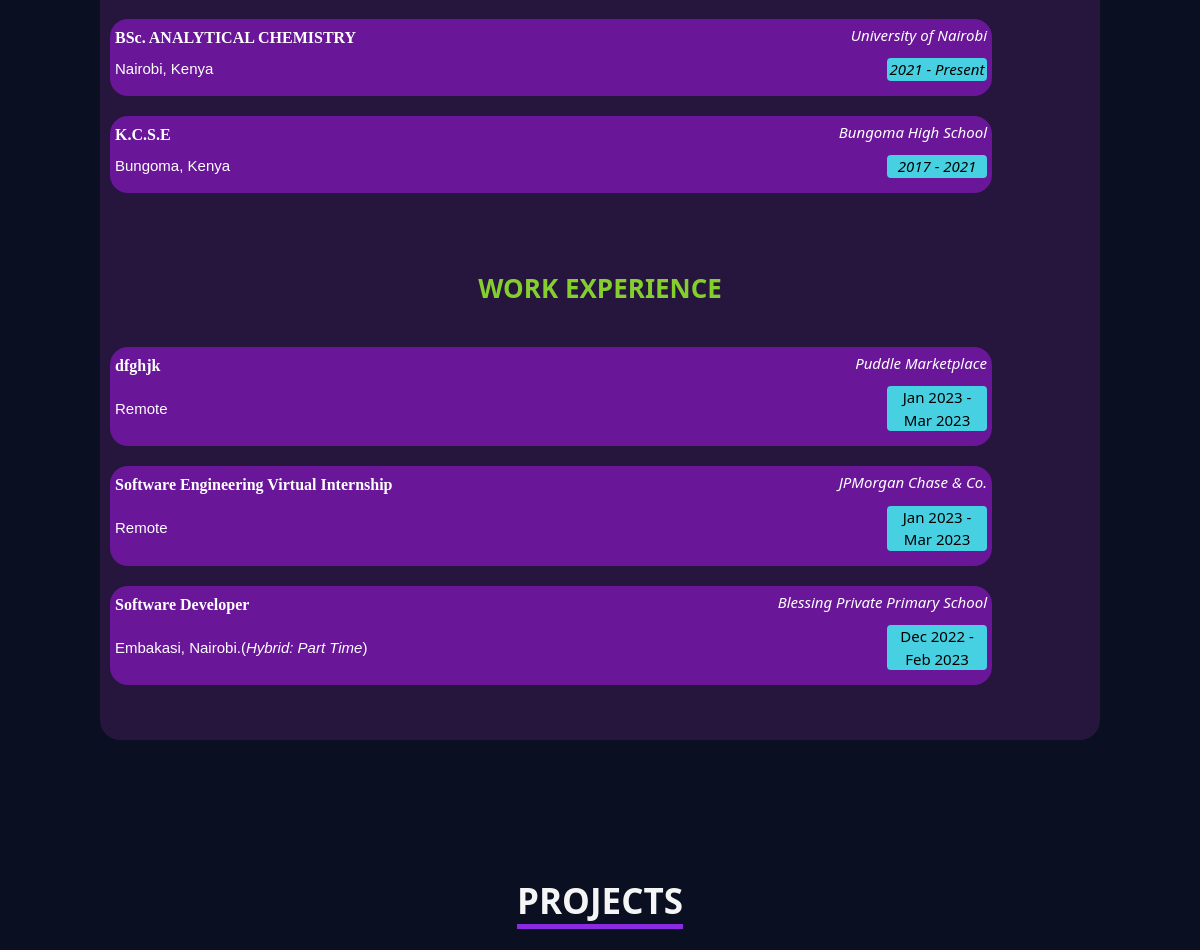
The app's page / (middle part), older data.
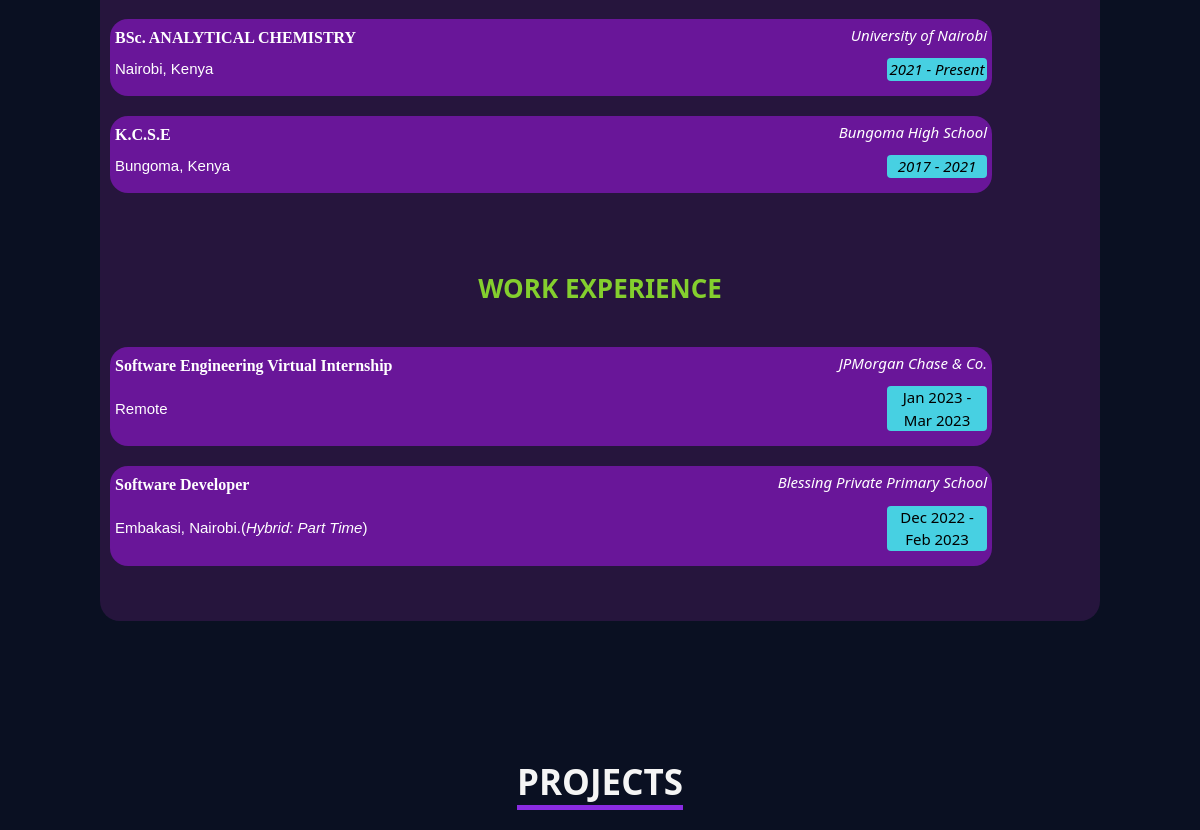
The same page, newer data.
### core/models.py (models this page shows, shortened)
class Education(models.Model):
    major_name = models.CharField(max_length=255)
    school_name = models.CharField(max_length=255)
    school_location = models.CharField(max_length=255)
    time_period = models.CharField(max_length=255)
    education_description = models.TextField(null=True, blank=True)
    created_at = models.DateTimeField(auto_now_add=True, null=True)
    class Meta:
        verbose_name_plural = "RESUME SECTION: Education"
        ordering = ["-created_at"]

class Experience(models.Model):
    work_name = models.CharField(max_length=255)
    work_mode = models.CharField(max_length=255)
    company_name = models.CharField(max_length=255)
    company_location = models.CharField(max_length=255, null=True, blank=True)
    work_description = models.TextField(null=   True, blank=True)
    period = models.CharField(max_length=255)
    created_at = models.DateTimeField(auto_now_add=True, null=True)
    class Meta:
        verbose_name_plural = "RESUME SECTION: Work Experience"
        ordering = ["-created_at"]

### core/views.py (the view)
# urls.py: path('', index, name='index'),
def index(request):
    name = Home.objects.get()
    official_image = Home.objects.get()
    unofficial_image = About.objects.get()
    skills = Skill.objects.all()
    skillcategories = SkillCategory.objects.all()
    major_name = Education.objects.all()
    school_name = Education.objects.all()
    school_location = Education.objects.all()
    time_period = Education.objects.all()
    education_description = Education.objects.all()
    work_name = Experience.objects.all()
    work_mode = Experience.objects.all()
    company_name = Experience.objects.all()
    company_location = Experience.objects.all()
    work_description = Experience.objects.all()
    period = Experience.objects.all()
    project_name = Project.objects.all()
    github_link = Project.objects.all()
    live_link = Project.objects.all()
    project_image = Project.objects.all()
    project_short_description = Project.objects.all()
    project_description = Project.objects.all()
    tools_and_lang = Project.objects.all()
    tools_name = ToolsUsed.objects.all()
    return render(request, 'core/index.html', {
        'name': name,
        'official_image': official_image,
        'unofficial_image': unofficial_image,
        'skills': skills,
        'skillcategories': skillcategories,
        'major_name': major_name,
        'school_name': school_name,
        'school_location': school_location,
        'time_period': time_period,
        'education_description': education_description,
        'work_name': work_name,
        'work_mode': work_mode,
        'company_name': company_name,
        'company_location': company_location,
        'work_description': work_description,
        'period': period,
        'project_name': project_name,
        'github_link': github_link,
        'live_link': live_link,
        'project_image': project_image,
        'project_short_description': project_short_description,
        'project_description': project_description,
        'tools_and_lang': tools_and_lang,
        'tools_name': tools_name,
    })

### core/models.py (called while the page is built)
    def __str__(self):
        return self.name

    def __str__(self):
        return "Unofficial Image"

### core/templates/core/index.html (shortened to what this page needs)
{% extends 'core/base.html' %}
{% block content %}
<section id="Resume">
<div class="about-container mt-5">
  <div class="row justify-content-between align-items-center">
  {% for major in major_name %}
    <div>
      <button type="button" class="education-collapsible">
        <table class="education-table">
            <tr>
                <td><h4 class="major-name">{{ major.major_name }}</h4></td>
                <td><p class="school-name"><i>{{ major.school_name }}</i></p></td>
            </tr>
            <tr>
                <td><p class="school-location">{{ major.school_location }}</p></td>
                <td><p class="major-time-period"><i>{{ major.time_period }}</i></p></td>
            </tr>
        </table>
      </button>
    </div>
  {% endfor %}
      <h3 class="resume-title">WORK EXPERIENCE</h3>
      {% for work in work_name %}
        <div>
          <button type="button" class="work-collapsible">
            <table class="work-table">
                <tr>
                    <td><h4 class="work-name">{{ work.work_name }}</h4></td>
                    <td><p class="company-name"><i>{{ work.company_name }}</i></p></td>
                </tr>
                <tr>
                    <td><p class="work-time-period"> {% if work.company_location %}{{ work.company_location }}(<i>{{ work.work_mode }}</i>){% else %}{{ work.work_mode }}{% endif %}</p></td>
                    <td><p class="company-location">{{ work.period }}</p></td>
                </tr>
            </table>
          </button>
        </div>
      {% endfor %}
  </div>
  <br>
<br>
<br>
</div>
</section>
<section id="Projects">
<h2><span class="text-underline">PROJECTS</span></h2>
</section>
{% endblock %}

Row changes from the older to the newer data that the page shows:
removed Experience: work_name "dfghjk", company_name "Puddle Marketplace", work_mode "Remote", period "Jan 2023 - Mar 2023"
